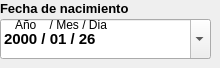
                    <widget class="QFrame" name="espacio_fecha_nacimiento">
                     <property name="minimumSize">
                      <size>
                       <width>200</width>
                       <height>0</height>
                      </size>
                     </property>
                     <property name="styleSheet">
                      <string/>
                     </property>
                     <widget class="QLabel" name="label_cedula_2">
                      <property name="geometry">
                       <rect>
                        <x>0</x>
                        <y>0</y>
                        <width>134</width>
                        <height>16</height>
                       </rect>
                      </property>
                      <property name="font">
                       <font>
                        <family>Arial</family>
                        <pointsize>10</pointsize>
                        <weight>75</weight>
                        <italic>false</italic>
                        <bold>true</bold>
                       </font>
                      </property>
                      <property name="styleSheet">
                       <string notr="true"/>
                      </property>
                      <property name="text">
                       <string>Fecha de nacimiento</string>
                      </property>
                      <property name="scaledContents">
                       <bool>false</bool>
                      </property>
                     </widget>
                     <widget class="QDateEdit" name="dateedit_fecha_nacimiento">
                      <property name="geometry">
                       <rect>
                        <x>0</x>
                        <y>19</y>
                        <width>211</width>
                        <height>40</height>
                       </rect>
                      </property>
                      <property name="minimumSize">
                       <size>
                        <width>0</width>
                        <height>40</height>
                       </size>
                      </property>
                      <property name="font">
                       <font>
                        <family>Arial</family>
                        <pointsize>11</pointsize>
                        <weight>75</weight>
                        <italic>false</italic>
                        <bold>true</bold>
                       </font>
                      </property>
                      <property name="toolTip">
                       <string>Año/Mes/Dia</string>
                      </property>
                      <property name="styleSheet">
                       <string notr="true"/>
                      </property>
                      <property name="wrapping">
                       <bool>false</bool>
                      </property>
                      <property name="frame">
                       <bool>true</bool>
                      </property>
                      <property name="accelerated">
                       <bool>true</bool>
                      </property>
                      <property name="keyboardTracking">
                       <bool>true</bool>
                      </property>
                      <property name="showGroupSeparator" stdset="0">
                       <bool>true</bool>
                      </property>
                      <property name="currentSection">
                       <enum>QDateTimeEdit::YearSection</enum>
                      </property>
                      <property name="displayFormat">
                       <string>yyyy / MM / dd</string>
                      </property>
                      <property name="calendarPopup">
                       <bool>true</bool>
                      </property>
                      <property name="currentSectionIndex">
                       <number>0</number>
                      </property>
                      <property name="date">
                       <date>
                        <year>2000</year>
                        <month>1</month>
                        <day>26</day>
                       </date>
                      </property>
                     </widget>
                     <widget class="QLabel" name="label_6">
                      <property name="geometry">
                       <rect>
                        <x>15</x>
                        <y>17</y>
                        <width>101</width>
                        <height>16</height>
                       </rect>
                      </property>
                      <property name="styleSheet">
                       <string notr="true"/>
                      </property>
                      <property name="text">
                       <string>Año    / Mes / Dia</string>
                      </property>
                     </widget>
                    </widget>
